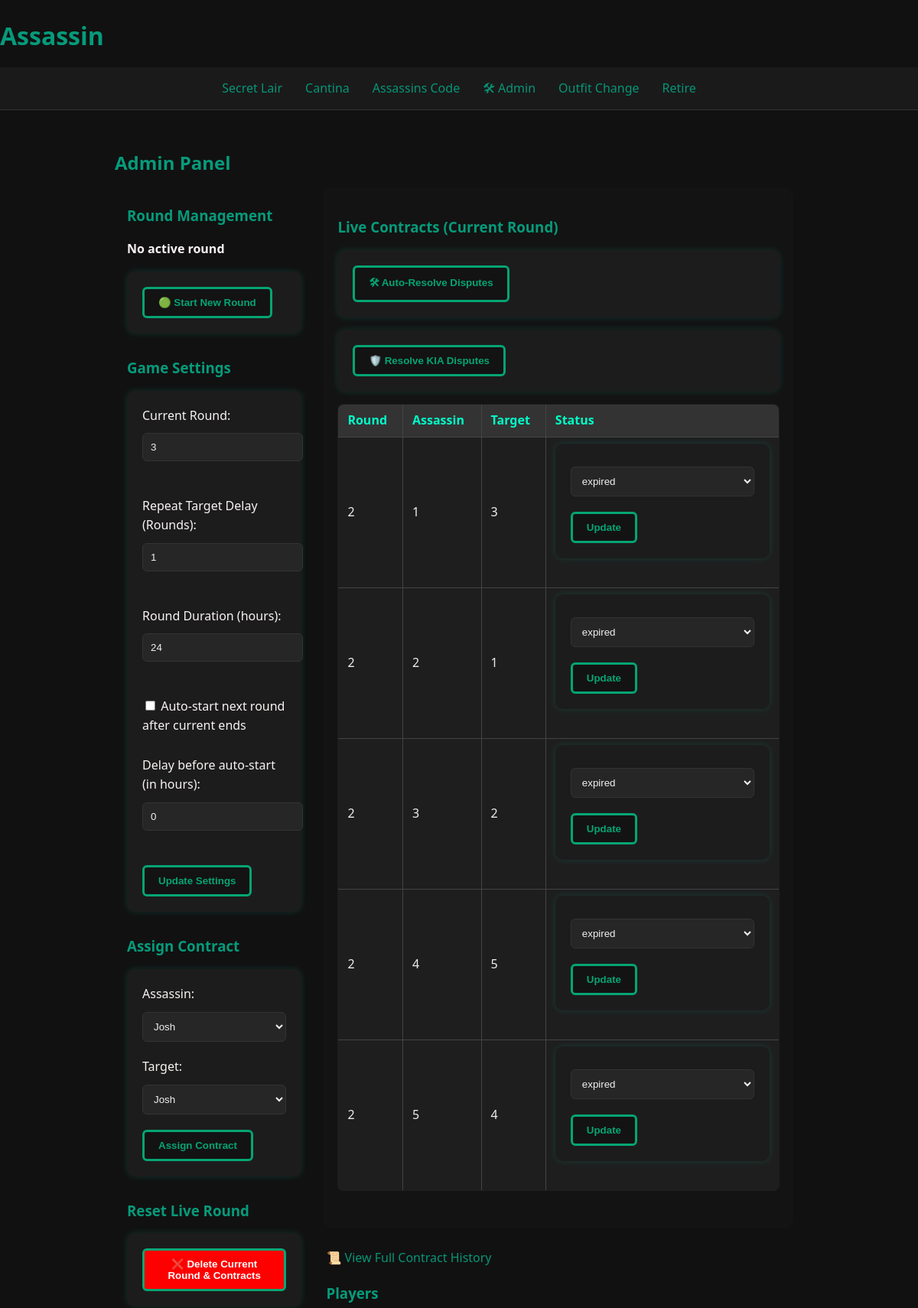
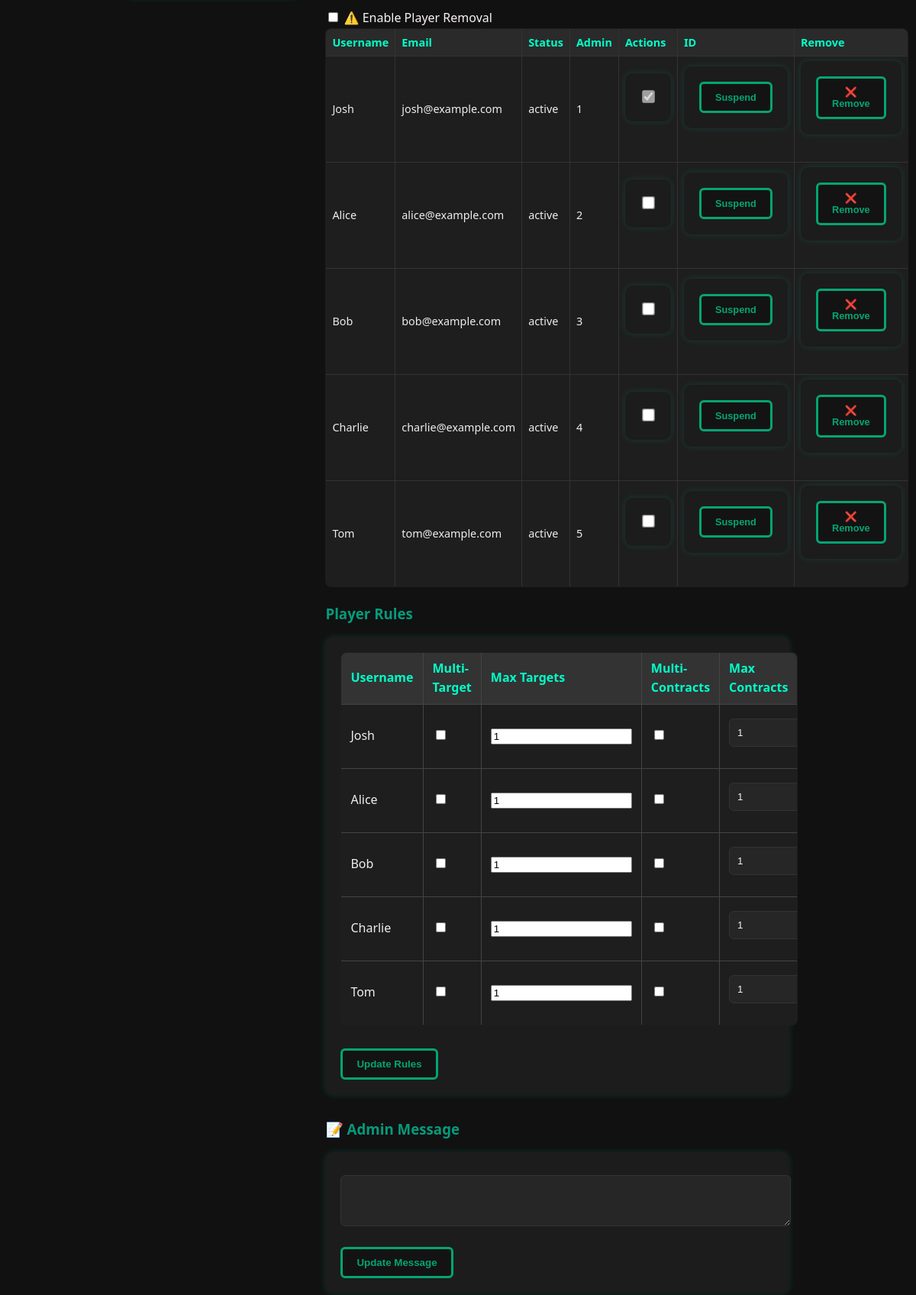
/admin (signed in, upper part), run on the app's committed database (2 pictures, top to bottom).
### models.py (models this page shows)
class Settings(db.Model):
    id = db.Column(db.Integer, primary_key=True)
    round_duration = db.Column(db.Integer, default=72)
    repeat_target_delay = db.Column(db.Integer, default=1)
    current_round = db.Column(db.Integer, default=1)
    auto_start_next_round = db.Column(db.Boolean, default=False)
    auto_start_delay_hours = db.Column(db.Integer, default=0)
    next_round_start_time = db.Column(db.DateTime, nullable=True)

class Contract(db.Model):
    id = db.Column(db.Integer, primary_key=True)
    assassin_id = db.Column(db.Integer, db.ForeignKey("player.id"))
    target_id = db.Column(db.Integer, db.ForeignKey("player.id"))
    status = db.Column(db.String(50), default="assigned")
    round = db.Column(db.Integer, nullable=False, default=1)
    assassin = db.relationship("Player", foreign_keys=[assassin_id])
    target = db.relationship("Player", foreign_keys=[target_id])

class Player(UserMixin, db.Model):
    id = db.Column(db.Integer, primary_key=True)
    username = db.Column(db.String(80), unique=True, nullable=False)
    email = db.Column(db.String(120), unique=True, nullable=False)
    password = db.Column(db.String(200), nullable=False)
    profile_pic = db.Column(db.String(200), nullable=True)
    status = db.Column(db.String(20), default="active")
    is_admin = db.Column(db.Boolean, default=False)
    can_be_targeted_multiple_times = db.Column(db.Boolean, default=False)
    max_times_targeted = db.Column(db.Integer, default=1)
    can_have_multiple_contracts = db.Column(db.Boolean, default=False)
    max_contracts_per_round = db.Column(db.Integer, default=1)
    untouchable_count = db.Column(db.Integer, default=0)
    times_kia = db.Column(db.Integer, default=0)
    actual_name = db.Column(db.String(120), nullable=True)

### routes.py (the view)
@routes_bp.route("/admin")
@login_required
def admin_panel():
    if not current_user.is_admin:
        return "Unauthorized", 403
    from models import Player, Contract, Round, Settings, MessageBoard
    players = Player.query.all()
    settings = Settings.query.first()
    current_round = Round.query.filter_by(is_active=True).first()
    current_message = MessageBoard.query.order_by(MessageBoard.created_at.desc()).first()
    live_round_number = settings.current_round - 1 if settings else None
    contracts = Contract.query.filter_by(round=live_round_number).all() if live_round_number else []
    return render_template(
        "admin.html",
        players=players,
        contracts=contracts,
        settings=settings,
        current_round=current_round
    )

### auth.py (called while the page is built)
@login_manager.user_loader
def load_user(user_id):
    return Player.query.get(int(user_id))

### templates/admin.html (shortened to what this page needs)
{% extends 'base.html' %}
{% block content %}
<h2>Admin Panel</h2>
<div class="home-layout">
  <div class="admin-left">
    <h3>Round Management</h3>
{% if current_round %}
   <p><strong>Round in progress</strong></p>
    <p>Started: {{ current_round.start_time }}</p>
   <p>Ends: {{ current_round.end_time }}</p>
   <form method="POST" action="{{ url_for('routes.end_round') }}">
     <button type="submit">🔴 End Round Early</button>
   </form>
{% else %}
   <p><strong>No active round</strong></p>
    <form method="POST" action="{{ url_for('routes.start_round') }}">
     <button type="submit">🟢 Start New Round</button>
    </form>
{% endif %}
   <h3>Game Settings</h3>
    <form method="POST" action="{{ url_for('routes.update_settings') }}">
      <label for="current_round">Current Round:</label>
      <input type="number" name="current_round" min="1" value="{{ settings.current_round }}">
      <br><br>
      <label for="repeat_target_delay">Repeat Target Delay (Rounds):</label>
      <input type="number" name="repeat_target_delay" min="0" value="{{ settings.repeat_target_delay }}">
      <br><br>
      <label for="round_duration">Round Duration (hours):</label>
      <input type="number" name="round_duration" min="1" value="{{ settings.round_duration }}">
      <br><br>
      <label>
        <input type="checkbox" name="auto_start_next_round" {% if settings.auto_start_next_round %}checked{% endif %}>
        Auto-start next round after current ends
      </label>
      <br><br>
      <label>
        Delay before auto-start (in hours):
        <input type="number" name="auto_start_delay_hours" min="0" value="{{ settings.auto_start_delay_hours or 0 }}">
      </label>
      <br><br>
      <button type="submit">Update Settings</button>
    </form>
    <h3>Assign Contract</h3>
    <form method="POST" action="{{ url_for('routes.assign_contract') }}">
     <label for="assassin">Assassin:</label>
     <select name="assassin_id">
  {% for player in players if player.status == 'active' %}
       <option value="{{ player.id }}">{{ player.username }}</option>
  {% endfor %}
    </select>
      <label for="target">Target:</label>
      <select name="target_id">
  {% for player in players if player.status == 'active' %}
      <option value="{{ player.id }}">{{ player.username }}</option>
  {% endfor %}
    </select>
      <button type="submit">Assign Contract</button>
    </form>
    <h3>Reset Live Round</h3>
    <form method="POST" action="{{ url_for('routes.reset_round') }}">
      <button type="submit" style="background-color:red; color:white;">
        ❌ Delete Current Round & Contracts
      </button>
    </form>
  </div>
  <div class="admin-right">
  <div class="section-block">
  <h3>Live Contracts (Current Round)</h3>
    <form method="POST" action="{{ url_for('routes.resolve_disputes') }}" style="margin-bottom: 1em;">
      <button type="submit" onclick="return confirm('Automatically resolve all disputed contracts? This will reassign them.');">
        🛠 Auto-Resolve Disputes
      </button>
    </form>
    <form method="POST" action="{{ url_for('routes.resolve_kia_disputes') }}" style="margin-bottom: 1em;">
    <button type="submit" onclick="return confirm('Automatically resolve all KIA disputes? This will restore disputed contracts.')">
    🛡️ Resolve KIA Disputes
    </button>
    </form>
  <table border="1">
    <tr>
      <th>Round</th>
      <th>Assassin</th>
      <th>Target</th>
      <th>Status</th>
    </tr>
    {% for contract in contracts %}
      <tr>
        <td>{{ contract.round }}</td>
        <td>{{ contract.assassin.id }}</td>
        <td>{{ contract.target.id }}</td>
        <td>
          <form method="POST" action="{{ url_for('routes.update_contract_status') }}">
            <select name="new_status">
              <option value="expired"      {% if contract.status == 'expired' %}selected{% endif %}>expired</option>
            </select>
            <button type="submit">Update</button>
          </form>
        </td>
      </tr>
    {% endfor %}
  </table>
</div>
<a href="{{ url_for('routes.view_all_contracts') }}">📜 View Full Contract History</a>
<h3>Players</h3>
<label>
  <input type="checkbox" id="enable-delete"> ⚠️ Enable Player Removal
</label>
<table border="1" class="admin-table">
  <tr>
  <th>Username</th>
  <th>Email</th>
  <th>Status</th>
  <th>Admin</th>
  <th>Actions</th>
  <th>ID</th>
  <th>Remove</th>
</tr>
{% for player in players %}
<tr>
  <td>{{ player.username }}</td>
  <td>{{ player.email }}</td>
  <td>{{ player.status }}</td>
  <td>{{ player.id }}</td>
  <td>
    <form method="POST" action="{{ url_for('routes.toggle_admin') }}">
      <input type="checkbox" name="is_admin"
             onchange="this.form.submit()" {% if player.is_admin %}checked{% endif %}
             {% if player.id == current_user.id %}disabled{% endif %}>
    </form>
  </td>
  <td>
    <form method="POST" action="{{ url_for('routes.toggle_player_status') }}">
      <button type="submit">
        {{ 'Reactivate' if player.status == 'suspended' else 'Suspend' }}
      </button>
    </form>
  </td>
  <td>
    <form method="POST" action="{{ url_for('routes.delete_player', player_id=player.id) }}" class="delete-form">
      <button type="submit" class="delete-btn" disabled onclick="return confirm('Are you sure you want to remove {{ player.username }}?')">
        ❌ Remove
      </button>
    </form>
  </td>
</tr>
{% endfor %}
</table>
<h3>Player Rules</h3>
<form method="POST" action="{{ url_for('routes.update_player_flags') }}">
  <table>
    <tr>
      <th>Username</th>
      <th>Multi-Target</th>
      <th>Max Targets</th>
      <th>Multi-Contracts</th>
      <th>Max Contracts</th>
    </tr>
    {% for player in players %}
    <tr>
      <td>{{ player.username }}</td>
      <td>
        <input type="checkbox" name="multi_targets_{{ player.id }}" {% if player.can_be_targeted_multiple_times %}checked{% endif %}>
      </td>
      <td>
        <input name="max_targets_{{ player.id }}" value="{{ player.max_times_targeted }}">
      </td>
      <td>
        <input type="checkbox" name="multi_contracts_{{ player.id }}" {% if player.can_have_multiple_contracts %}checked{% endif %}>
      </td>
      <td>
        <input type="number" name="max_contracts_{{ player.id }}" min="1" value="{{ player.max_contracts_per_round }}">
      </td>
    </tr>
    {% endfor %}
  </table>
  <button type="submit">Update Rules</button>
</form>
<h3>📝 Admin Message</h3>
<form method="POST" action="{{ url_for('routes.update_message') }}">
  <textarea name="message" rows="3" cols="50">{{ current_message.content if current_message else '' }}</textarea><br>
  <button type="submit">Update Message</button>
</form>
{% endblock %}

### static/styles.css (style rules this page uses)
body { background-color: #111; color: #f9f3f3; font-family: 'Segoe UI', Tahoma, Geneva, Verdana, sans-serif; margin: 0; padding: 0; line-height: 1.6; }
a { color: #089577; text-decoration: none; transition: color 0.3s ease; }
h1, h2, h3 { color: #069b7b; margin-bottom: 15px; }
table { width: 100%; border-collapse: collapse; margin-bottom: 30px; background-color: #1a1a1a; border: 1px solid #333; border-radius: 8px; overflow: hidden; }
th, td { padding: 10px 15px; text-align: left; border-bottom: 1px solid #333; }
th { background-color: #222; color: #00ffc8; }
form { background-color: #1c1c1c; padding: 20px; border-radius: 10px; box-shadow: 0 0 10px #00ffcc22; margin-bottom: 30px; }
input[type="text"], input[type="number"], textarea, select { width: 100%; padding: 10px; margin: 10px 0 20px; border: 1px solid #333; border-radius: 6px; background-color: #262626; color: #f0f0f0; }
button { background-color: #131313; color: #05a573; border: 3px solid #05a573; padding: 10px 18px; font-weight: bold; border-radius: 6px; cursor: pointer; transition: background-color 0.3s ease; box-shadow: 0 0 px #9ee8a3; }
.home-layout { display: flex; gap: 2rem; margin-top: 1rem; padding: 0 1rem; }
table { width: 100%; border-collapse: collapse; background-color: #1e1e1e; color: #eee; }
th, td { padding: 8px 12px; border: 1px solid #444; }
th { background-color: #333; }
.admin-table { width: 100%; border-collapse: collapse; font-size: 0.9rem; background-color: #1e1e1e; color: #eee; margin-bottom: 20px; }
.admin-table th, .admin-table td { padding: 4px 8px; border: 1px solid #444; text-align: left; }
.admin-table th { background-color: #292929; font-weight: bold; }
.section-block { background-color: #131313; padding: 15px; margin-bottom: 30px; box-shadow: 0 0 8px rgba(255, 255, 255, 0.05); border-radius: 6px; }
.admin-table { width: 100%; border-collapse: collapse; font-size: 0.9rem; background-color: #1e1e1e; color: #eee; text-align: left; }
.admin-table th, .admin-table td { padding: 6px 8px; border: 1px solid #333; }
.admin-table th { background-color: #2a2a2a; position: sticky; top: 0; z-index: 2; }
.admin-table select, .admin-table button { font-size: 0.8rem; }
.admin-table input[type="checkbox"] { transform: scale(1.3); cursor: pointer; }
.admin-right { max-width: 70%; }

### data on the page
Settings: current_round "3", repeat_target_delay "1", round_duration "24", auto_start_delay_hours "0"
Contract: round "2", assassin.id "1", target.id "3", new_status "expired"
Contract: round "2", assassin.id "2", target.id "1", new_status "expired"
Contract: round "2", assassin.id "3", target.id "2", new_status "expired"
Contract: round "2", assassin.id "4", target.id "5", new_status "expired"
Contract: round "2", assassin.id "5", target.id "4", new_status "expired"
Player: username "Josh", email "josh@example.com", status "active", id "1", is_admin "☑", status "Suspend"
Player: username "Alice", email "alice@example.com", status "active", id "2", status "Suspend", max_times_targeted "1", max_contracts_per_round "1"
Player: username "Bob", email "bob@example.com", status "active", id "3", status "Suspend", max_times_targeted "1", max_contracts_per_round "1"
Player: username "Charlie", email "charlie@example.com", status "active", id "4", status "Suspend", max_times_targeted "1", max_contracts_per_round "1"
Player: username "Tom", email "tom@example.com", status "active", id "5", status "Suspend", max_times_targeted "1", max_contracts_per_round "1"

### other printed values
form field assassin_id "Josh"
form field target_id "Josh"
